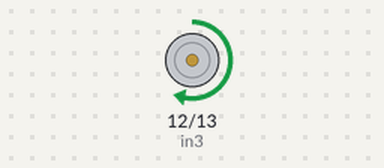
A sketch run on a simulated Arduino Uno, built with avr-gcc and run on an emulated ATmega328P. On the bench: motor-driver pin pairs drawn as motors (green arrow = first pin HIGH = forward, orange = second pin HIGH = backward, longer = more drive, scaled by the enable pin).

Above: at 1.0 s.
At 3.0 s:
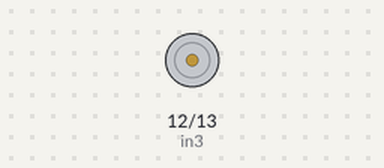
At 5.0 s:
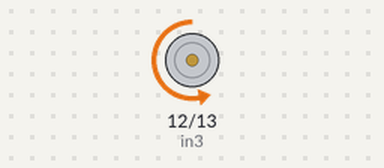
Timing chart, 0 to 7.8 s (numbered marks = the images above):
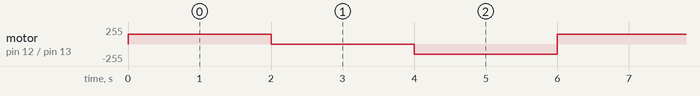

Measured:
- by itself, motor on pin 12 (in3) / pin 13 (in4): repeats every 6.0 s: stopped 2.0 s, backward 150/255 2.0 s, forward 150/255 2.0 s

The sketch:

HM_RM_troubleshooting.ino
```cpp
#define en2 10
#define in3 12
#define in4 13


void setup() {
 pinMode(en2, OUTPUT);
  pinMode(in3, OUTPUT);
  pinMode(in4, OUTPUT);

}

void loop() {
analogWrite(en2, 150);

digitalWrite(in3, HIGH);
 digitalWrite(in4, LOW);
delay(2000);

digitalWrite(in3, LOW);

delay(2000);

digitalWrite(in4, HIGH);

delay(2000);

digitalWrite(in3, HIGH);

}
```
